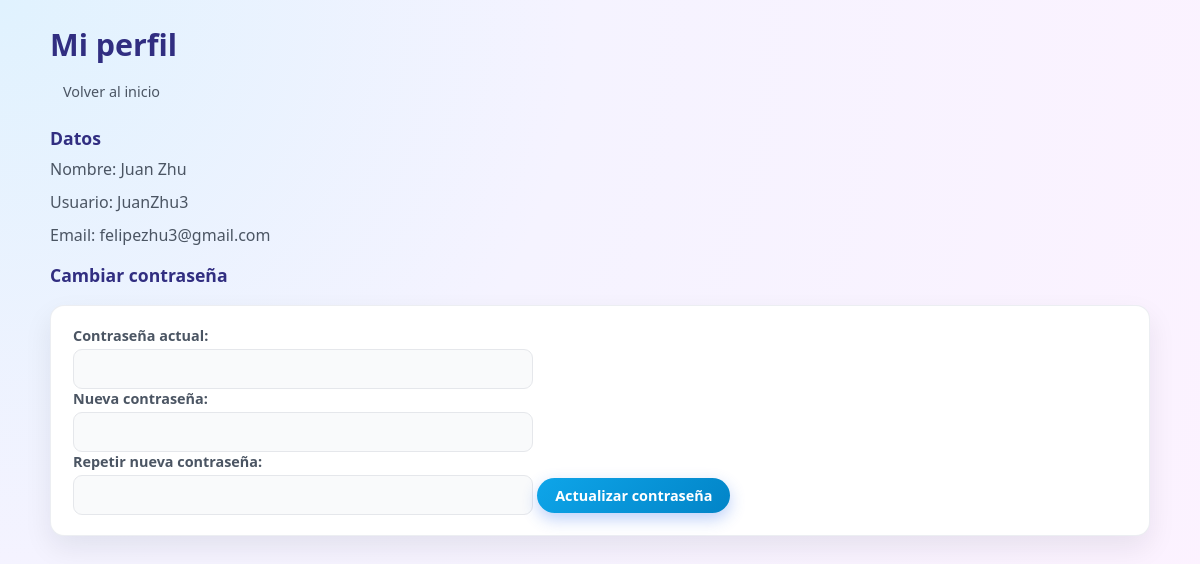
The page /.history/public/perfil_20251130182651.php (signed in) on the database its author committed.
### tables this page shows
CREATE TABLE IF NOT EXISTS `usuarios` (
  `id` int NOT NULL AUTO_INCREMENT,
  `username` varchar(50) NOT NULL,
  `password_hash` varchar(255) NOT NULL,
  `nombre` varchar(100) NOT NULL,
  `email` varchar(100) NOT NULL,
  `rol_id` int NOT NULL,
  `activo` tinyint(1) DEFAULT '1',
  `creado_en` datetime DEFAULT CURRENT_TIMESTAMP,
  PRIMARY KEY (`id`),
  UNIQUE KEY `username` (`username`),
  KEY `rol_id` (`rol_id`)
);

### app/core/Database.php (called while the page is built)
<?php
class Database
{
    private static $instance = null;
    private $connection;
    private function __construct()
    {
        $host    = 'sql211.infinityfree.com';
        $db      = 'if0_40622584_mesa_ayuda';
        $user    = 'if0_40622584';
        $pass    = 'tlOvjrdEGpA8J';
        $charset = 'utf8mb4';
        $dsn = "mysql:host=$host;dbname=$db;charset=$charset";
        $this->connection = new PDO($dsn, $user, $pass, [
            PDO::ATTR_ERRMODE            => PDO::ERRMODE_EXCEPTION,
            PDO::ATTR_DEFAULT_FETCH_MODE => PDO::FETCH_ASSOC,
        ]);
    }
    public static function getInstance(): Database
    {
        if (self::$instance === null) {
            self::$instance = new Database();
        }
        return self::$instance;
    }
    public function getConnection(): PDO
    {
        return $this->connection;
    }
}

### app/models/Usuario.php (called while the page is built, shortened)
<?php
require_once __DIR__ . '/../core/Database.php';
class Usuario
{
    private $db;
    public function __construct()
    {
        $this->db = Database::getInstance()->getConnection();
    }
    public function obtenerPorId(int $id): ?array
    {
        $sql = "SELECT * FROM usuarios WHERE id = :id";
        $stmt = $this->db->prepare($sql);
        $stmt->execute([':id' => $id]);
        $row = $stmt->fetch();
        return $row ?: null;
    }
}

### .history/public/perfil_20251130182651.php (the view, shortened to what this page needs)
<?php
require_once __DIR__ . '/../app/models/Usuario.php';
$usuarioModel = new Usuario();
$userId = $_SESSION['user_id'];
$usuario = $usuarioModel->obtenerPorId($userId);
?>
<!DOCTYPE html>
<html lang="es">
<head>
    <link rel="stylesheet" href="../assets/css/style.css">
</head>
<body>
    <h1>Mi perfil</h1>
    <p><a href="dashboard.php">Volver al inicio</a></p>
    <h3>Datos</h3>
    <p>Nombre: <?= htmlspecialchars($usuario['nombre']); ?></p>
    <p>Usuario: <?= htmlspecialchars($usuario['username']); ?></p>
    <p>Email: <?= htmlspecialchars($usuario['email']); ?></p>
    <h3>Cambiar contraseña</h3>
    <form method="POST">
        <label>Contraseña actual:</label><br>
        <input type="password" name="password_actual"><br><br>
        <label>Nueva contraseña:</label><br>
        <input type="password" name="password_nueva"><br><br>
        <label>Repetir nueva contraseña:</label><br>
        <input type="password" name="password_repite"><br><br>
        <button type="submit">Actualizar contraseña</button>
    </form>
</body>
</html>

### assets/css/style.css (style rules this page uses)
:root { --bg-body: #f5f3ff; --bg-card: #ffffff; --bg-header: #4c1d95; --bg-header-soft: #312e81; --primary: #0ea5e9; --primary-soft: #e0f2fe; --primary-dark: #0284c7; --danger: #ef4444; --success: #16a34a; --warning: #f59e0b; --text-main: #020617; --text-soft: #4b5563; --border-soft: #e5e7eb; --shadow-soft: 0 12px 28px rgba(15, 23, 42, 0.08); --radius-card: 14px; --radius-pill: 999px; --transition-fast: 0.18s ease-out; --font-main: system-ui, -apple-system, BlinkMacSystemFont, "Segoe UI", sans-serif; }
*, *::before, *::after { box-sizing: border-box; }
html, body { margin: 0; padding: 0; }
body { font-family: var(--font-main); background: radial-gradient(circle at top left, #e0f2fe 0, #f5f3ff 40%, #fdf2ff 100%); color: var(--text-main); min-height: 100vh; }
body > h1, body > h2, body > h3, body > p, body > form, body > table, .perfil-foto-wrapper, body > hr, body > ul { max-width: 1100px; margin-left: auto; margin-right: auto; }
h1 { font-size: 1.9rem; font-weight: 700; margin: 24px auto 10px auto; color: var(--bg-header-soft); text-align: left; }
h3 { font-size: 1.1rem; margin: 16px 0 8px 0; color: var(--bg-header-soft); }
p { margin: 6px 0 10px; color: var(--text-soft); line-height: 1.45; }
a { color: var(--primary); text-decoration: none; font-weight: 500; }
body > p a { display: inline-block; margin-right: 10px; padding: 6px 12px; border-radius: var(--radius-pill); border: 1px solid transparent; background-color: transparent; font-size: 0.9rem; color: var(--text-soft); transition: background-color var(--transition-fast), color var(--transition-fast), border-color var(--transition-fast), transform var(--transition-fast); }
form { background-color: var(--bg-card); border-radius: var(--radius-card); padding: 20px 22px; margin: 18px auto 30px auto; box-shadow: var(--shadow-soft); border: 1px solid rgba(148, 163, 184, 0.18); }
label { display: block; font-size: 0.9rem; margin-bottom: 4px; font-weight: 600; color: var(--text-soft); }
input[type="text"], input[type="password"], input[type="email"], input[type="date"], input[type="number"], input[type="file"], select, textarea { width: 100%; max-width: 460px; padding: 9px 11px; border-radius: 9px; border: 1px solid var(--border-soft); font-size: 0.92rem; font-family: var(--font-main); outline: none; background-color: #f9fafb; color: var(--text-main); transition: border-color var(--transition-fast), box-shadow var(--transition-fast), background-color var(--transition-fast), transform var(--transition-fast); }
button, input[type="submit"], .btn { display: inline-flex; align-items: center; justify-content: center; padding: 8px 18px; border-radius: var(--radius-pill); border: none; font-size: 0.9rem; font-weight: 600; font-family: var(--font-main); background: linear-gradient(135deg, var(--primary), var(--primary-dark)); color: #ffffff; cursor: pointer; box-shadow: 0 6px 16px rgba(37, 99, 235, 0.30); transition: transform var(--transition-fast), box-shadow var(--transition-fast), background var(--transition-fast), filter var(--transition-fast); }

### rows shown on the page
usuarios: nombre "Juan Zhu", username "JuanZhu3", email "felipezhu3@gmail.com"
